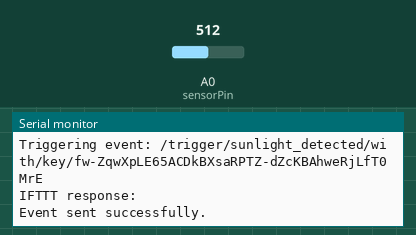
Simulated run of this sketch. Board: Arduino MKR. On the bench: the last lines printed to the serial monitor. The inputs (shaded band) are chosen by the test bench; at power-on: A0 (sensorPin) = 512. WiFi joins after 1.5 s; servers stay silent unless stated.

Above: at 2.7 s.
2.8 s: A0 (sensorPin) set to 240
At 6.86 s:
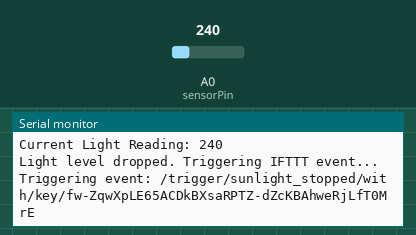
8.8 s: A0 (sensorPin) set to 260
At 18.5 s:
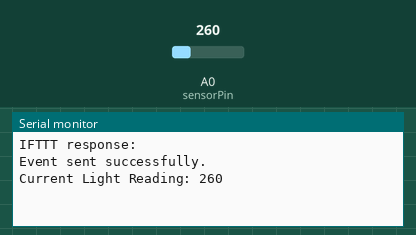
Timing chart, 0 to 20.0 s (numbered marks = the images above; inputs shaded):
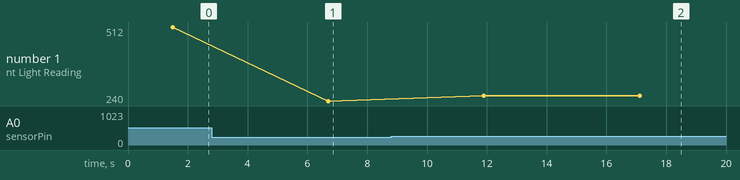

The sketch:

3.1PNano.ino
```cpp
#include <WiFiNINA.h>
#include <ArduinoHttpClient.h>

// WiFi credentials
const char* wifiSSID = "AndroidAP";
const char* wifiPassword = "jlcz7431";

// IFTTT Webhooks details
const char* iftttServer = "ifttt.com";
const String webhookKey = "fw-ZqwXpLE65ACDkBXsaRPTZ-dZcKBAhweRjLfT0MrE";

WiFiSSLClient secureClient;
HttpClient httpClient(secureClient, iftttServer, 443);

const int sensorPin = A0;       // Analog pin connected to the light sensor
const int lightThreshold = 250; // Threshold value for detecting sunlight

bool isBright = false;          // Keeps track of the last known light state

void triggerIFTTTEvent(const String& eventName) {
    String endpoint = "/trigger/" + eventName + "/with/key/" + webhookKey;

    Serial.print("Triggering event: ");
    Serial.println(endpoint);

    httpClient.beginRequest();
    httpClient.get(endpoint);
    httpClient.sendHeader("Host", iftttServer);
    httpClient.sendHeader("Connection", "close");
    httpClient.endRequest();

    Serial.println("IFTTT response:");
    while (httpClient.available()) {
        char ch = httpClient.read();
        Serial.print(ch);
    }

    Serial.println("\nEvent sent successfully.");
}

void connectToWiFi() {
    Serial.print("Connecting to WiFi network: ");
    Serial.println(wifiSSID);

    WiFi.begin(wifiSSID, wifiPassword);

    while (WiFi.status() != WL_CONNECTED) {
        Serial.print(".");
        delay(1000);
    }

    Serial.println("\nWiFi connection established!");
}

void setup() {
    Serial.begin(115200);
    while (!Serial); // Wait for serial monitor

    connectToWiFi();
}

void loop() {
    int currentLight = analogRead(sensorPin);
    Serial.print("Current Light Reading: ");
    Serial.println(currentLight);

    if (currentLight > lightThreshold && !isBright) {
        Serial.println("Bright light detected. Triggering IFTTT event...");
        triggerIFTTTEvent("sunlight_detected");
        isBright = true;
    }
    else if (currentLight <= lightThreshold && isBright) {
        Serial.println("Light level dropped. Triggering IFTTT event...");
        triggerIFTTTEvent("sunlight_stopped");
        isBright = false;
    }

    delay(5000); // Wait before next reading
}
```

Measured:
- after the input at 2.8 s, the serial monitor: prints a new line after 3.9 s (image 1)
- after the input at 8.8 s, the serial monitor: prints a new line after 3.1 s (image 2)
- plotted number 1: 512 → 240 after the input at 2.8 s, 240 → 260 after the input at 8.8 s
